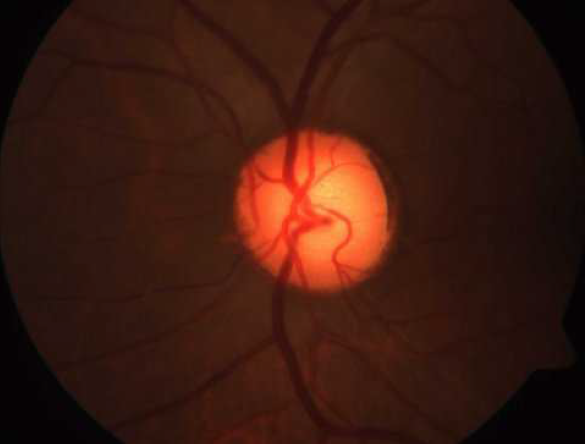
#> input picture e.png, 585 x 444 px
$ jupyter execute glauRecon.ipynb
#> lines starting #> are read from the running program, lines starting #| are printed output that depends on the picture
[cell 1]
import cv2
import numpy as np
from matplotlib import pyplot as plt

[cell 2]
def pixelToBin(img, width):
    lst = []
    for i in range(img.shape[0]):
        for j in range(img.shape[1]):
            #print(img[i][j],np.binary_repr(img[i][j] ,width=width))
            lst.append(np.binary_repr(img[i][j] ,width=width)) # width = no. of bits

    #print(lst)
    return lst

[cell 3]
def bitPlaneSlicing(img, width):
    slicedList = []
    lst = pixelToBin(img, width)
    for planeNumber in range(width):
        #print(planeNumber, np.power(2,planeNumber))
        slicedList.append( (np.array([int(i[width - planeNumber - 1]) for i in lst],dtype = np.uint8) ).reshape(img.shape[0],img.shape[1]) )

    return slicedList

[cell 4]
img = cv2.imread("e.png")
#> img is the input picture: shape (444, 585, 3); mean B, G, R 16.1, 26.2, 60.6
#print(img)
#x = np.array([[6,7,6,6,7],[0,0,0,1,2],[1,1,1,2,3],[4,5,5,4,2],[6,6,6,7,7]],np.int32)
#360x480
resized_img = cv2.resize(img,(480,360))
#print(x.shape)
#z = bitPlaneSlicing(x,3)
#print(z)

b,g,r = cv2.split(resized_img)
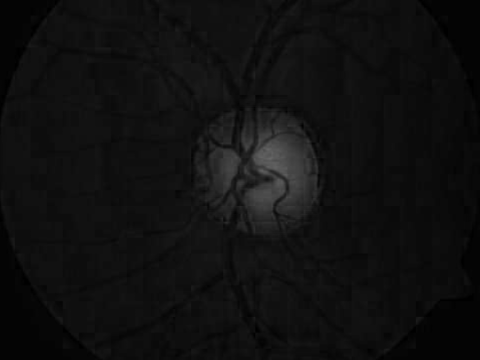
#> b: shape (360, 480); min 0, max 103, mean 16
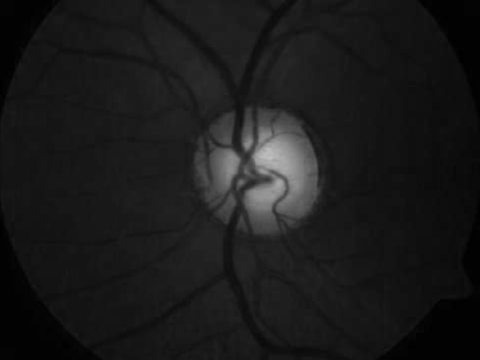
#> g: shape (360, 480); min 0, max 194, mean 26.1
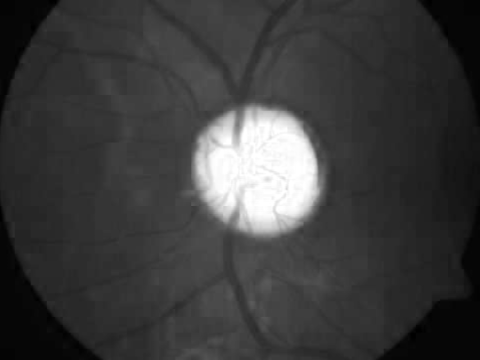
#> r: shape (360, 480); min 0, max 255, mean 60.5
#cv2.imshow('B-RGB',b)
#cv2.imshow('G-RGB',g)
#cv2.imshow('R-RGB',r)

[cell 5]
# [22 lines left out: function get_pixel, not called in this run]

[cell 6]
# Function for calculating LBP
# [37 lines left out: function lbp_calculated_pixel, not called in this run]

[cell 7]
# [8 lines left out: function LBP, not called in this run]

[cell 8]
# [6 lines left out: function localBinaryPattern, not called in this run]

[cell 9]
clahe = cv2.createCLAHE(clipLimit =2.0, tileGridSize=(8,8))
cl_img = clahe.apply(r)
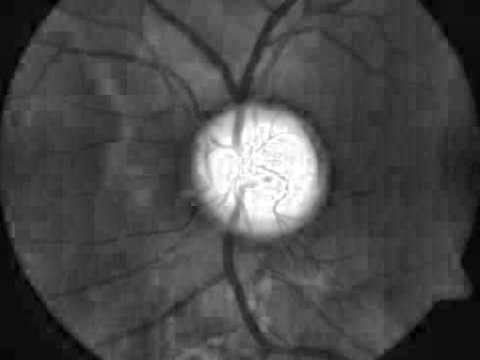
#> cl_img: shape (360, 480); min 1, max 255, mean 73.7
#ret, otsu_cl_img = cv2.threshold(cl_img, 0, 255, cv2.THRESH_BINARY + cv2.THRESH_OTSU)

slicedList = bitPlaneSlicing(cl_img,8)
#> after the loop in pixelToBin, `for i in range(img.shape[0]):`: lst = 172800 items
#> after the loop in bitPlaneSlicing, `for planeNumber in range(width):`: slicedList = 8 items
#> slicedList = 8 items

[cell 10]
# [18 lines of commented-out code are left out]
x2 = np.array([[7,8,9,11],[4,5,6,12],[1,2,3,13]],np.int32)
#> x2 = [[7, 8, 9, 11], [4, 5, 6, 12], [1, 2, 3, 13]]
print(x2)
#| [[ 7  8  9 11]
#|  [ 4  5  6 12]
#|  [ 1  2  3 13]]
height, width= x2.shape
#> height = 3; width = 4
print("width - "  +  str(width))
#| width - 4
print("height - " + str(height))
#| height - 3
print(x2[2][1])
#| 2
print(x2.shape)
#| (3, 4)
#print(LBP(x2))
print("------- OPA --------")
# [8 lines of commented-out code are left out]
cv2.waitKey(0)
# closing all open windows
cv2.destroyAllWindows()

$ run again, with drishtiGS_002.png copied over e.png
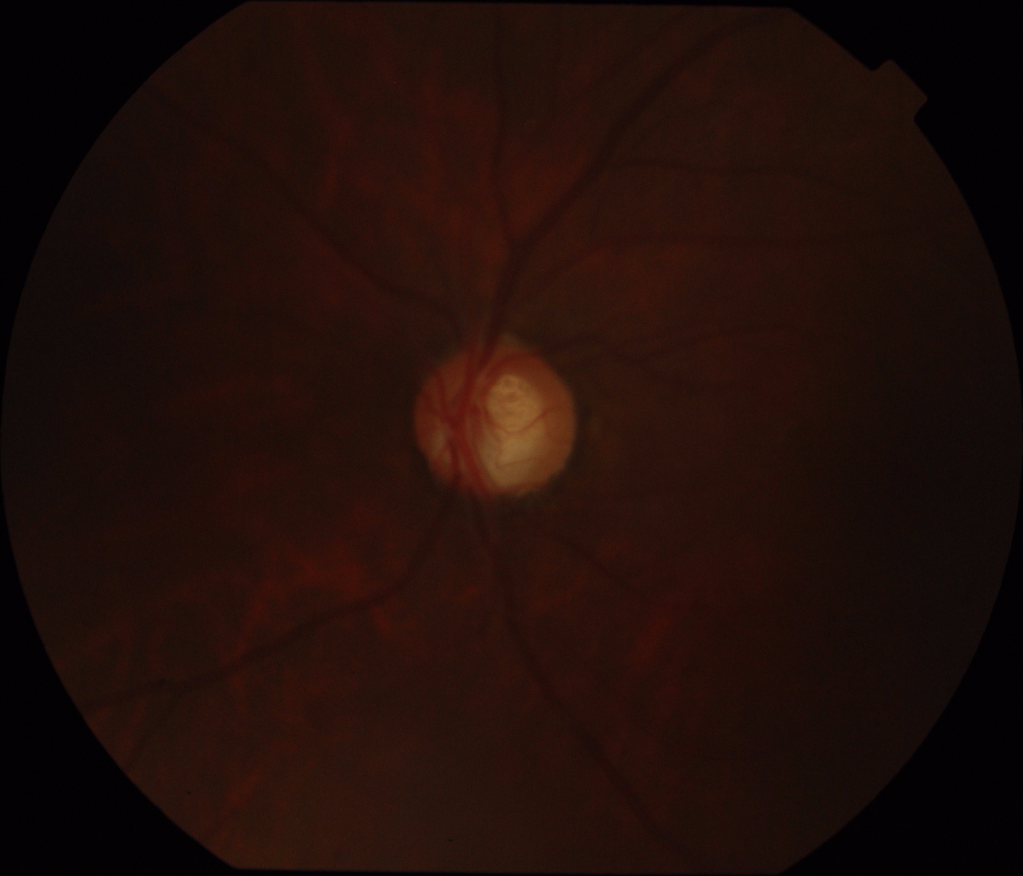
#> input picture drishtiGS_002.png, 2045 x 1752 px (shown at 1/2 size)
#> img is the input picture: shape (1752, 2045, 3); mean B, G, R 9.1, 13.8, 32.3
#> `b,g,r = cv2.split(resized_img)`:
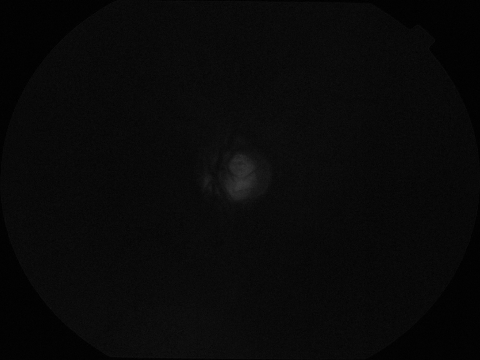
#> b: shape (360, 480); min 0, max 57, mean 9
#> `cl_img = clahe.apply(r)`:
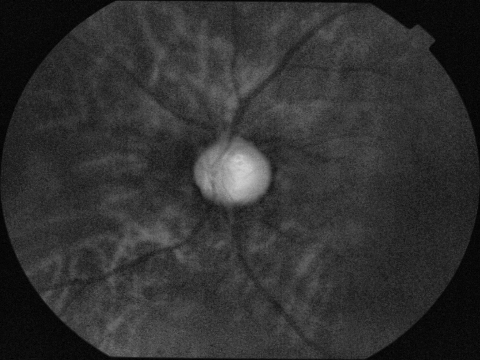
#> cl_img: shape (360, 480); min 1, max 207, mean 49.2
#> after the loop in pixelToBin, `for i in range(img.shape[0]):`: lst = 172800 items
#> after the loop in bitPlaneSlicing, `for planeNumber in range(width):`: slicedList = 8 items
#> x2 = [[7, 8, 9, 11], [4, 5, 6, 12], [1, 2, 3, 13]]
#| [[ 7  8  9 11]
#|  [ 4  5  6 12]
#|  [ 1  2  3 13]]
#| width - 4
#| height - 3
#| 2
#| (3, 4)
